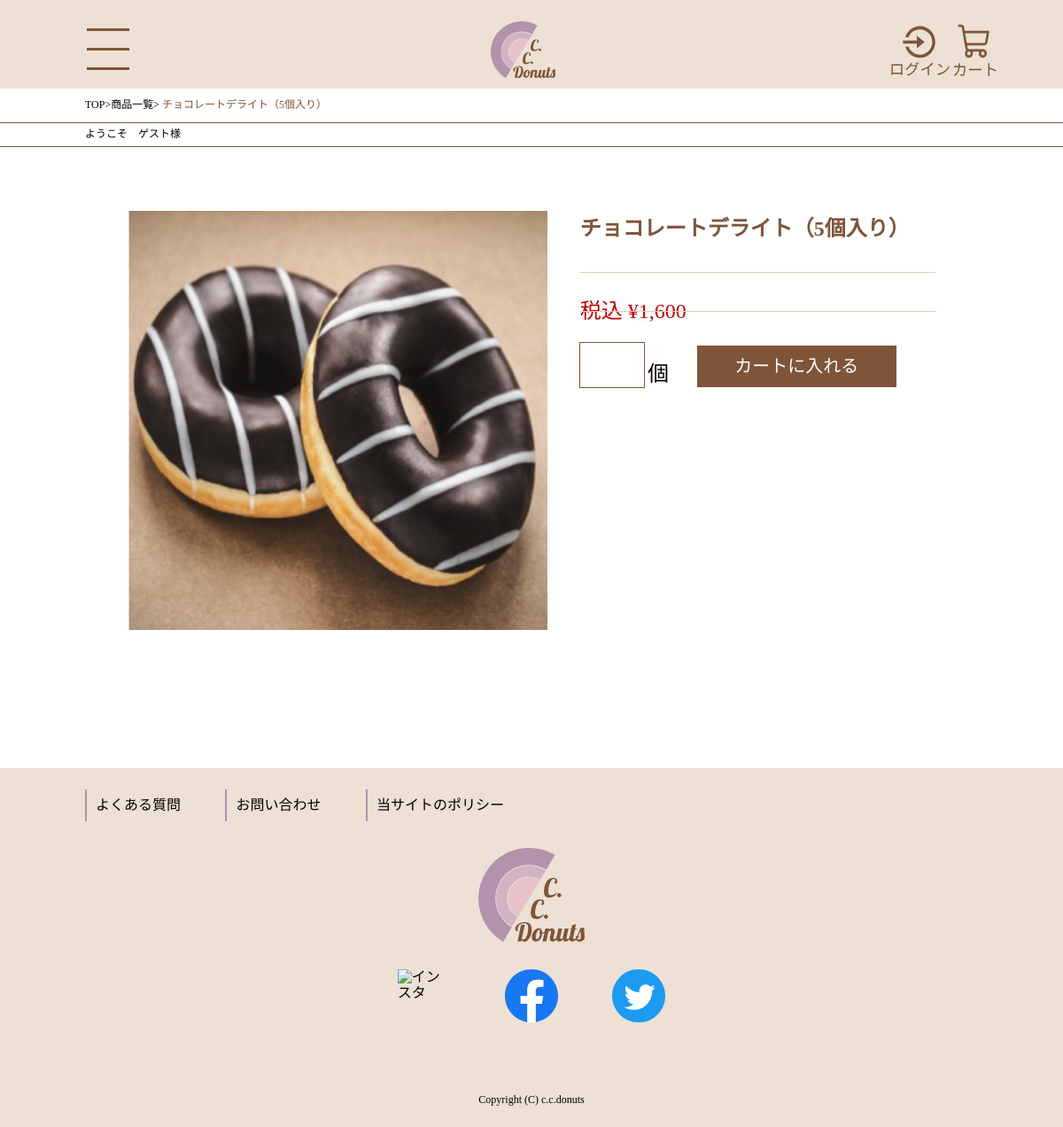
Screenshot of /detail.php?id=2 with the database file from the repository.
### tables this page shows
CREATE TABLE `product` (
  `id` int(11) NOT NULL,
  `name` varchar(200) NOT NULL,
  `price` int(11) NOT NULL,
  `description` varchar(1000) NOT NULL,
  `image` varchar(200) NOT NULL
);

### detail.php (the view, shortened to what this page needs)
<?php require 'includes/header.php' ?>
<div class="menu_ber detail_ber">
  <div class="gest_name">
    <a href="index.php">TOP</a><span>></span><a href="product.php">商品一覧</a>>
    <?php
    $pdo = new PDO(
      'mysql:host=mysql1.php.xdomain.ne.jp;dbname=yomichi0329_donuts;charset=utf8',
      'yomichi0329_cca',
      'ccadonuts'
    );
    $sql = $pdo->query('select * from product where id ="' . $_REQUEST["id"] . '"');
    foreach ($sql as $row) {
      echo '<span class="ber_name">', $row['name'], '</span>';
    }    ?>
  </div>
  <div class="gest_name">
    <?php if (isset($_SESSION['customer'])) {
      echo 'ようこそ　', $_SESSION['customer']['name'], '　様';
    } else {
      echo 'ようこそ　ゲスト様';
    }
    ?>
  </div>
</div>
<section>
  <?php
  $pdo = new PDO(
    'mysql:host=mysql1.php.xdomain.ne.jp;dbname=yomichi0329_donuts;charset=utf8',
    'yomichi0329_cca',
    'ccadonuts'
  );
  $sql = $pdo->query('select * from product where id ="' . $_REQUEST["id"] . '"');
  foreach ($sql as $row) {
    echo '<div class="donuts_list">';
    echo '<p class="item_img"><img alt="image" src="', $row['image'], '"></p>';
    echo '<form action="cart-show.php" method="post">';
    echo '<p class="menu-item-name">', $row['name'], '</p>';
    echo '<p class="price">税込 ¥', number_format($row['price']), '</p>';
    echo '<div class="donuts_item">';
    echo '<input size="1" value="" name="count">', '個';
    echo '<button type="submit" value="" class="cart_btn">カートに入れる</button>';
    echo '</div>';
    echo '</form>';
    echo '</div>';
  }
  ?>
</section>
<?php require 'includes/footer.php' ?>

### common/css/destyle.css (style rules this page uses)
html { line-height: 1.15; -webkit-text-size-adjust: 100%; -webkit-tap-highlight-color: transparent; }
body { margin: 0; }
p, table, blockquote, address, pre, iframe, form, figure, dl { margin: 0; }
a { background-color: transparent; text-decoration: none; color: inherit; }
img, embed, object, iframe { vertical-align: bottom; }
button, input, optgroup, select, textarea { -webkit-appearance: none; appearance: none; vertical-align: middle; color: inherit; font: inherit; background: transparent; padding: 0; margin: 0; outline: 0; border-radius: 0; text-align: inherit; }
button, input { overflow: visible; }
button, select { text-transform: none; }
button, [type="button"], [type="reset"], [type="submit"] { cursor: pointer; -webkit-appearance: none; appearance: none; }

### common/css/base.css (style rules this page uses)
:root { --rectangle1-: #FFD233; --rectangle2-: #B392AC; --rectangle3-: #7F5539; --rectangle4-: #D27C2C; --rectangle5-: #EDE0D4; --rectangle6-: #CCCCCC; --rectangle7-: #D9D9D9; --rectangle8-: #BF0000; --rectangle10-: #000000; --rectangl11-: #E6CCB2; --rectangle12-: #E8C2CA; --rectangle13-: #F7D1CD; --rectangle13-: #FF8877; --font-family-: 'Noto Sans JP', sans-serif; }
img { width: 100%; }
a { cursor: pointer; }

### common/css/home.css (style rules this page uses)
:root { --rectangle1-: #FFD233; --rectangle2-: #B392AC; --rectangle3-: #7F5539; --rectangle4-: #D27C2C; --rectangle5-: #EDE0D4; --rectangle6-: #CCCCCC; --rectangle7-: #D9D9D9; --rectangle8-: #BF0000; --rectangle10-: #000000; --rectangl11-: #E6CCB2; --rectangle12-: #E8C2CA; --rectangle13-: #F7D1CD; --rectangle13-: #FF8877; --font-family-: 'Noto Sans JP', sans-serif; }
img { width: 100%; }
.gest_name { font-size: 12px; padding: 3% 6%; border-bottom: 1px solid var(--rectangle3-); }
form { margin-top: 21%; }
.menu-item-name { color: var(--rectangle3-); text-align: left; padding-top: 17%; font-weight: 500; line-height: 25.6px; }
.price { text-align: left; margin-top: 9%; color: var(--rectangle8-) }
.cart_btn { text-align: center; margin-top: 11%; width: 90%; font-size: 12px; color: #fff; background-color: var(--rectangle3-); padding: 7% 0; }
@media screen and (min-width: 768px) { .gest_name { font-size: 12px; padding: 1% 8%; border-bottom: 1px solid var(--rectangle3-); } }
@media screen and (min-width: 768px) { form { margin-top: 10%; } }
@media screen and (min-width: 768px) { .cart_btn { width: 81%; padding: 5% 0; font-size: 20px; margin-top: 6%; } }
@media screen and (min-width: 768px) { .menu-item-name { padding-top: 9%; font-weight: 500; line-height: 29.6px; } }
@media screen and (min-width: 768px) { .price, .menu-item-name { font-size: 24px; } }

### common/css/sub.css (style rules this page uses)
:root { --rectangle1-: #FFD233; --rectangle2-: #B392AC; --rectangle3-: #7F5539; --rectangle4-: #D27C2C; --rectangle5-: #EDE0D4; --rectangle6-: #CCCCCC; --rectangle7-: #D9D9D9; --rectangle8-: #BF0000; --rectangle10-: #000000; --rectangl11-: #E6CCB2; --rectangle12-: #E8C2CA; --rectangle13-: #F7D1CD; --rectangle13-: #FF8877; --font-family-: 'Noto Sans JP', sans-serif; }
.detail_ber>.gest_name { padding: 2% 6%; }
.ber_name { color: var(--rectangle3-); text-align: left; font-weight: 500; line-height: 25.6px; }
.donuts_list { padding: 4% 5% 21%; }
.donuts_list>form { margin-top: 0; }
.donuts_list>form>.menu-item-name { padding-top: 6%; }
.donuts_item { display: flex; align-items: flex-end; }
.donuts_item>button { margin-left: 5%; width: 47%; padding: 3% 0; }
.donuts_item>input { margin-right: 1%; height: 36px; width: 18%; outline: 1px solid var(--rectangle3-); }
@media screen and (min-width: 768px) { .detail_ber>.gest_name { padding: 0.5% 8%; } }
@media screen and (min-width: 768px) { .donuts_list { display: flex; padding: 6% 12% 13%; column-gap: 4%; } }
@media screen and (min-width: 768px) { .item_img { flex-basis: 52%; } }
@media screen and (min-width: 768px) { .donuts_list>form { flex-basis: 44%; } }
@media screen and (min-width: 768px) { .donuts_list>form>.menu-item-name { padding-top: 2%; font-weight: 700; line-height: 24px; } }
@media screen and (min-width: 768px) { .donuts_item { font-size: 24px; display: flex; align-items: flex-end; } }
@media screen and (min-width: 768px) { .donuts_item>button { margin-left: 8%; width: 56%; padding: 3% 0; } }
@media screen and (min-width: 768px) { .donuts_item>input { height: 50px; } }

### rows the page displays
product: name "チョコレートデライト（5個入り）", image (picture), price "1,600"
